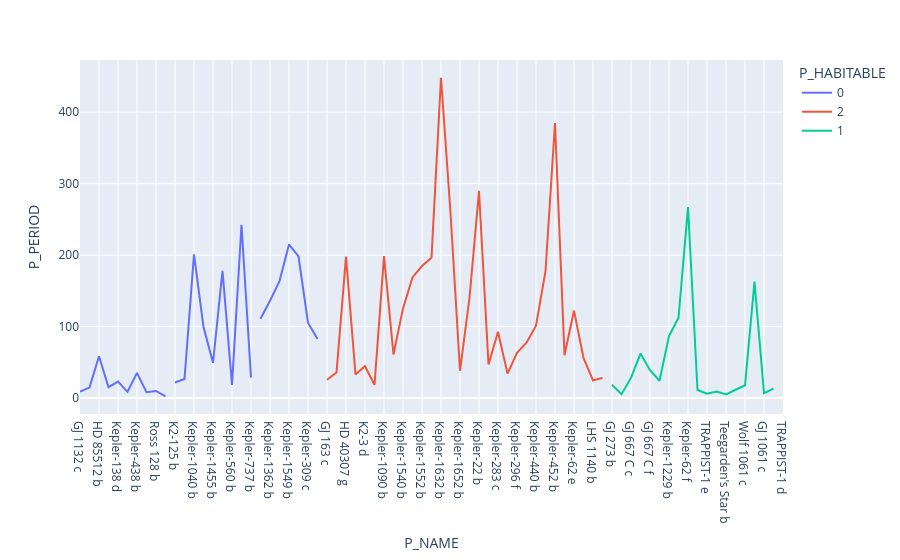

Notebook source saved alongside this figure:
### Markdown cell above
**Influence of age of planet(P_PERIOD) on habitability**

### Code cell
fig = px.line(ESI_range, x="P_NAME", y= "P_PERIOD", color = 'P_HABITABLE',line_group="P_TYPE")
fig.show()

### Figure 1 — Plotly figure (JSON) as saved in the notebook; plotly's stock layout.template omitted (floating-point values rounded to 4 significant figures)
{"data": [{"hovertemplate": "P_HABITABLE=0<br>P_TYPE=Terran<br>P_NAME=%{x}<br>P_PERIOD=%{y}<extra></extra>", "legendgroup": "0", "line": {"color": "#636efa", "dash": "solid"}, "marker": {"symbol": "circle"}, "mode": "lines", "name": "0", "orientation": "v", "showlegend": true, "type": "scatter", "x": ["GJ 1132 c", "GJ 625 b", "HD 85512 b", "K2-72 c", "Kepler-138 d", "Kepler-1649 b", "Kepler-438 b", "Kepler-445 d", "Ross 128 b", "TRAPPIST-1 c"], "xaxis": "x", "y": [8.929, 14.63, 58.43, 15.19, 23.09, 8.689, 35.23, 8.153, 9.866, 2.422], "yaxis": "y"}, {"hovertemplate": "P_HABITABLE=0<br>P_TYPE=Superterran<br>P_NAME=%{x}<br>P_PERIOD=%{y}<extra></extra>", "legendgroup": "0", "line": {"color": "#636efa", "dash": "solid"}, "marker": {"symbol": "circle"}, "mode": "lines", "name": "0", "orientation": "v", "showlegend": false, "type": "scatter", "x": ["K2-125 b", "K2-133 e", "Kepler-1040 b", "Kepler-1389 b", "Kepler-1455 b", "Kepler-439 b", "Kepler-560 b", "Kepler-69 c", "Kepler-737 b"], "xaxis": "x", "y": [21.75, 26.58, 201.1, 99.25, 49.28, 178.1, 18.48, 242.5, 28.6], "yaxis": "y"}, {"hovertemplate": "P_HABITABLE=0<br>P_TYPE=Neptunian<br>P_NAME=%{x}<br>P_PERIOD=%{y}<extra></extra>", "legendgroup": "0", "line": {"color": "#636efa", "dash": "solid"}, "marker": {"symbol": "circle"}, "mode": "lines", "name": "0", "orientation": "v", "showlegend": false, "type": "scatter", "x": ["Kepler-1058 b", "Kepler-1362 b", "Kepler-1545 b", "Kepler-1549 b", "Kepler-1554 b", "Kepler-309 c", "Kepler-991 b"], "xaxis": "x", "y": [111.0, 136.2, 163.7, 214.9, 198.1, 105.4, 82.53], "yaxis": "y"}, {"hovertemplate": "P_HABITABLE=2<br>P_TYPE=Superterran<br>P_NAME=%{x}<br>P_PERIOD=%{y}<extra></extra>", "legendgroup": "2", "line": {"color": "#EF553B", "dash": "solid"}, "marker": {"symbol": "circle"}, "mode": "lines", "name": "2", "orientation": "v", "showlegend": true, "type": "scatter", "x": ["GJ 163 c", "GJ 832 c", "HD 40307 g", "K2-18 b", "K2-3 d", "K2-9 b", "Kepler-1090 b", "Kepler-1410 b", "Kepler-1540 b", "Kepler-1544 b", "Kepler-1552 b", "Kepler-1606 b", "Kepler-1632 b", "Kepler-1638 b", "Kepler-1652 b", "Kepler-1653 b", "Kepler-22 b", "Kepler-26 e", "Kepler-283 c", "Kepler-296 e", "Kepler-296 f", "Kepler-298 d", "Kepler-440 b", "Kepler-443 b", "Kepler-452 b", "Kepler-61 b", "Kepler-62 e", "Kepler-705 b", "LHS 1140 b", "K2-296 b"], "xaxis": "x", "y": [25.63, 35.68, 197.8, 32.94, 44.56, 18.45, 198.7, 60.87, 125.4, 168.8, 184.8, 196.4, 448.3, 259.3, 38.1, 140.3, 289.9, 46.83, 92.74, 34.14, 63.34, 77.47, 101.1, 177.7, 384.8, 59.88, 122.4, 56.06, 24.74, 28.17], "yaxis": "y"}, {"hovertemplate": "P_HABITABLE=1<br>P_TYPE=Terran<br>P_NAME=%{x}<br>P_PERIOD=%{y}<extra></extra>", "legendgroup": "1", "line": {"color": "#00cc96", "dash": "solid"}, "marker": {"symbol": "circle"}, "mode": "lines", "name": "1", "orientation": "v", "showlegend": true, "type": "scatter", "x": ["GJ 273 b", "GJ 3323 b", "GJ 667 C c", "GJ 667 C e", "GJ 667 C f", "K2-72 e", "Kepler-1229 b", "Kepler-442 b", "Kepler-62 f", "Proxima Cen b", "TRAPPIST-1 e", "TRAPPIST-1 f", "Teegarden's Star b", "Teegarden's Star c", "Wolf 1061 c", "tau Cet e", "GJ 1061 c", "GJ 1061 d"], "xaxis": "x", "y": [18.65, 5.364, 28.14, 62.24, 39.03, 24.16, 86.83, 112.3, 267.3, 11.19, 6.1, 9.207, 4.91, 11.41, 17.87, 162.9, 6.689, 13.03], "yaxis": "y"}, {"hovertemplate": "P_HABITABLE=1<br>P_TYPE=Subterran<br>P_NAME=%{x}<br>P_PERIOD=%{y}<extra></extra>", "legendgroup": "1", "line": {"color": "#00cc96", "dash": "solid"}, "marker": {"symbol": "circle"}, "mode": "lines", "name": "1", "orientation": "v", "showlegend": false, "type": "scatter", "x": ["TRAPPIST-1 d"], "xaxis": "x", "y": [4.05], "yaxis": "y"}], "layout": {"legend": {"title": {"text": "P_HABITABLE"}, "tracegroupgap": 0}, "margin": {"t": 60}, "xaxis": {"anchor": "y", "domain": [0, 1], "title": {"text": "P_NAME"}}, "yaxis": {"anchor": "x", "domain": [0, 1], "title": {"text": "P_PERIOD"}}}}
